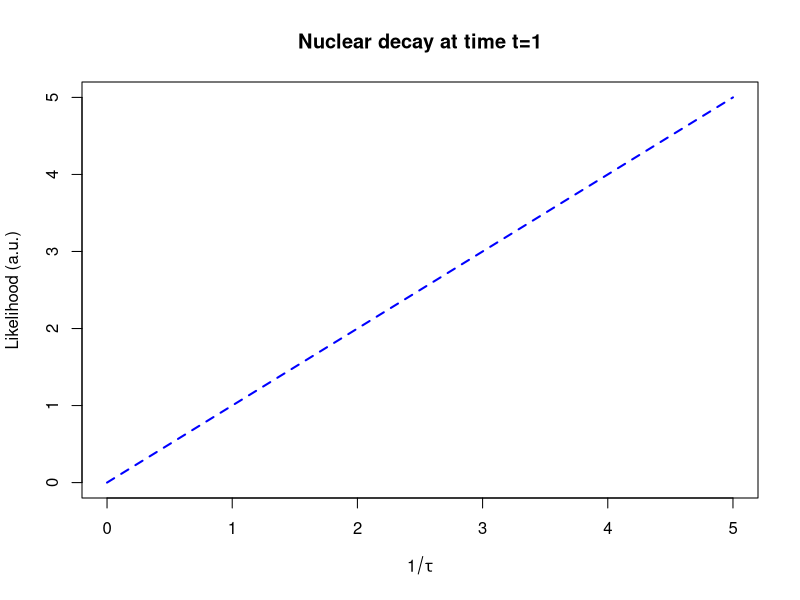
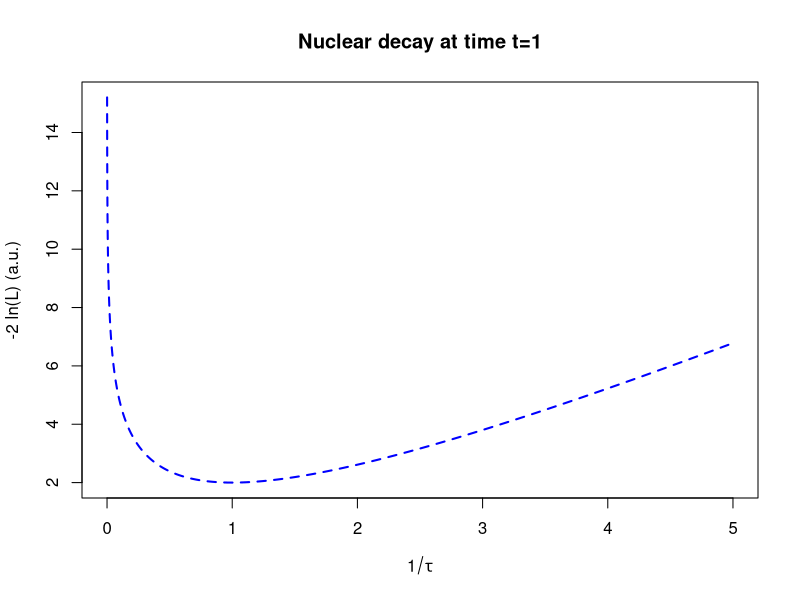

Write the R code that produced these figures, in order. (Note: this script raises an error after producing the figures.)
# Copyright (c) 2019, Pietro Vischia pietro.vischia@cern.ch

# Define the pdf

thepdf <- function(t, lambda)
{
        tau<- 1/lambda
        return (1/tau)*exp(-t/tau)
}

xmin<-0
xmax<-5

lambda<-seq(xmin, xmax, len=10000)

# log likelihood is log p(t1, tau)

L <- thepdf(1, lambda)
lnL <- log(thepdf(1, lambda)) -lambda

pdf('figures/nuclearDecay_logL.pdf')
plot(lambda,-2*lnL,type='l',col='blue',xlab=expression(1/tau), ylab='-2 ln(L) (a.u.)', main="Nuclear decay at time t=1", , lty=2, lwd=2)
dev.off()

plot(lambda,thepdf(1, lambda),type='l',col='blue',xlab=expression(1/tau), ylab='Likelihood (a.u.)', main="Nuclear decay at time t=1", , lty=2, lwd=2)

N<- c(..., ..., ..., ...)

for(n in N){
      logL<- 0
      parabola<-0
      for(i in seq_len(n))
            {
                print(i)
                logL = logL + log(thepdf(1,lambda))-lambda
                parabola = parabola + (lambda-1)^2
            }
       myxlim=c(0,5)
       if(n==10) myxlim=c(0.5, 1.5)
       if(n==100) myxlim=c(0.9, 1.1)
       if(n==1000) myxlim=c(0.95, 1.05)
       pdf(paste0('figures/nuclearDecay_approx_',n,'.pdf'))
       plot(lambda,-2*logL-min(-2*logL),type='l',col='blue',xlab=expression(1/tau), ylab='Likelihood (a.u.)', main=paste0("Nuclear decay at time t=1 and N=",n), , lty=2, lwd=2, ylim=c(0,2), xlim=myxlim)
       lines(lambda, parabola, col='black', lty=2, lwd=2)
       
       legend( "topleft", inset=.05, cex = 1, title="",
               c("Exact MLE", "Gaussian approximation"), horiz=FALSE,
               lty=c("dashed","dashed"), lwd=c(2,2),
               col=c("blue","black"), bg="grey96")

       dev.off()
}

